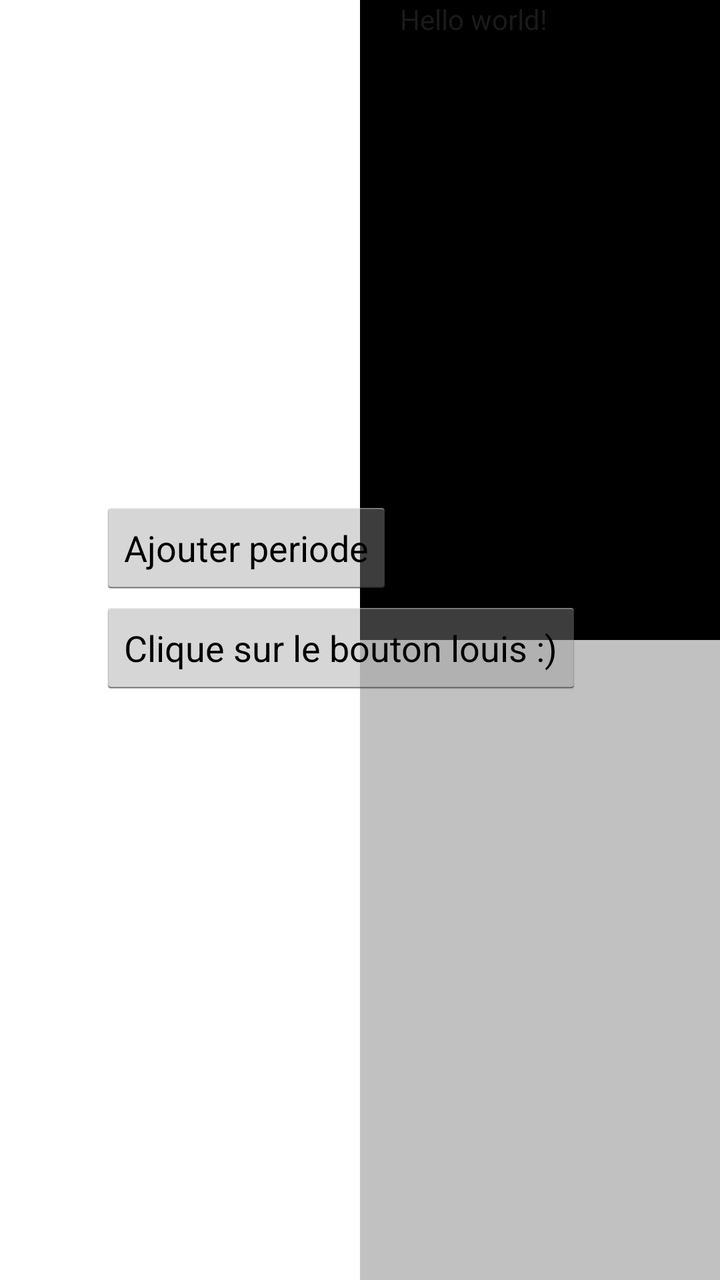
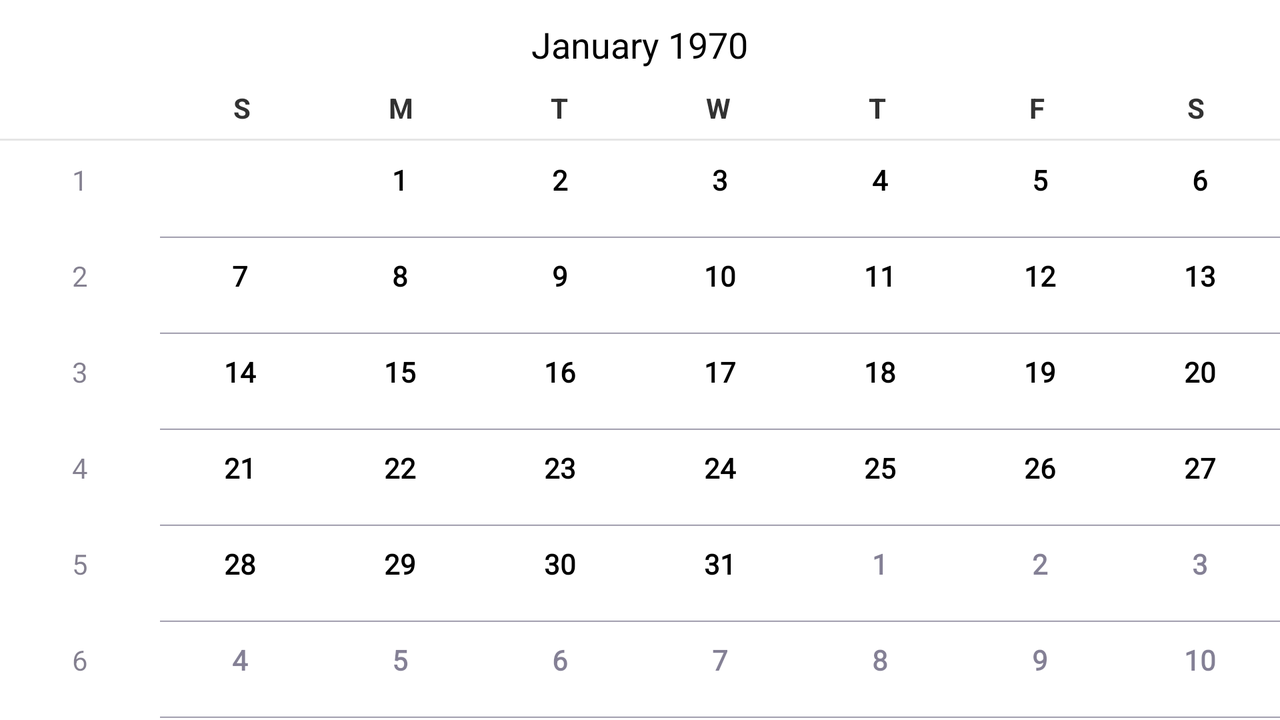

First picture: res/layout/ on a phone held upright. Second picture: the repository's own variant of that layout, on a device whose configuration matches the variant's folder. Source for both follows.
<!-- AndroidManifest.xml: activity theme MyTheme -->
<!-- res/layout/activity_main.xml -->
<RelativeLayout xmlns:android="http://schemas.android.com/apk/res/android"
    xmlns:tools="http://schemas.android.com/tools"
    android:layout_width="wrap_content"
    android:layout_height="match_parent"
    android:gravity="top"
    tools:context=".MainActivity" >

    <LinearLayout
        android:layout_width="match_parent"
        android:layout_height="match_parent"
        android:layout_alignParentLeft="true"
        android:layout_alignParentTop="true" >

        <LinearLayout
            android:layout_width="wrap_content"
            android:layout_height="match_parent"
            android:layout_weight="0.5"
            android:gravity="left"
            android:orientation="vertical" >

            <ListView
                android:id="@+id/listView1"
                android:layout_width="match_parent"
                android:layout_height="wrap_content"
                android:background="@color/gray_menu"
                android:divider="@color/white" >
            </ListView>
        </LinearLayout>

        <LinearLayout
            android:layout_width="match_parent"
            android:layout_height="match_parent"
            android:layout_weight="0.5"
            android:gravity="right"
            android:orientation="vertical" 
            android:background="#000000">

            <LinearLayout
                android:id="@+id/layoutGraph"
                android:layout_width="wrap_content"
                android:layout_height="match_parent"
                android:layout_weight="0.5"
                android:gravity="right"
                android:orientation="vertical" >
            </LinearLayout>

            <View
                android:id="@+id/view1"
                android:layout_width="wrap_content"
                android:layout_height="wrap_content"
                android:layout_gravity="bottom"
                android:layout_weight="0.5"
                android:background="#c1c1c1" />
        </LinearLayout>
    </LinearLayout>

    <TextView
        android:id="@+id/texthello"
        android:layout_width="wrap_content"
        android:layout_height="wrap_content"
        android:layout_marginLeft="200dp"
        android:layout_marginRight="10dp"
        android:text="@string/hello_world" />

    <Button
        android:id="@+id/button1"
        android:layout_width="wrap_content"
        android:layout_height="wrap_content"
        android:layout_alignRight="@+id/textView1"
        android:layout_marginLeft="50dp"
        android:layout_marginTop="300dp"
        android:onClick="toggle"
        android:text="Clique sur le bouton louis :)" />

    <Button
        android:id="@+id/button1"
        android:layout_width="wrap_content"
        android:layout_height="wrap_content"
        android:layout_alignRight="@+id/textView1"
        android:layout_marginLeft="50dp"
        android:layout_marginTop="250dp"
        android:onClick="ajouterPeriode"
        android:text="Ajouter periode" />

</RelativeLayout>
<!-- resources referenced by this layout -->
<resources>
  <color name="gray_menu">#ff191b1a</color>
  <color name="white">#ffffffff</color>
  <string name="hello_world">Hello world!</string>
  <style name="MyTheme" parent="@android:style/Theme.Holo.Light">
  	    <item name="android:actionBarStyle">@style/MyActionBar</item>
  	    <item name="android:textColor">@color/gray_menu</item>
  	</style>
  <style name="MyActionBar" parent="@android:style/Widget.Holo.Light.ActionBar">
  	    <item name="android:background">@color/bar_grey</item>
  	</style>
  <color name="bar_grey">#FFDDDDDD</color>
</resources>
<!-- res/layout-land/activity_main.xml (the repository's variant of the layout above) -->
<!-- drawn on the phone turned sideways -->
<?xml version="1.0" encoding="utf-8"?>
<LinearLayout xmlns:android="http://schemas.android.com/apk/res/android"
    android:layout_width="match_parent"
    android:layout_height="match_parent"
    android:orientation="vertical" >

    <CalendarView  
        android:id="@+id/calView"
        android:layout_width="match_parent"
        android:layout_height="match_parent"
        
        />
    
</LinearLayout>
<!-- resources referenced by the variant -->
<!-- as the phone turned sideways resolves them -->
<resources>
  <style name="MyTheme" parent="@android:style/Theme.Holo.Light">
  	    <item name="android:actionBarStyle">@style/MyActionBar</item>
  	    <item name="android:textColor">@color/gray_menu</item>
  	</style>
  <style name="MyActionBar" parent="@android:style/Widget.Holo.Light.ActionBar">
  	    <item name="android:background">@color/bar_grey</item>
  	</style>
  <color name="gray_menu">#ff191b1a</color>
  <color name="bar_grey">#FFDDDDDD</color>
</resources>
